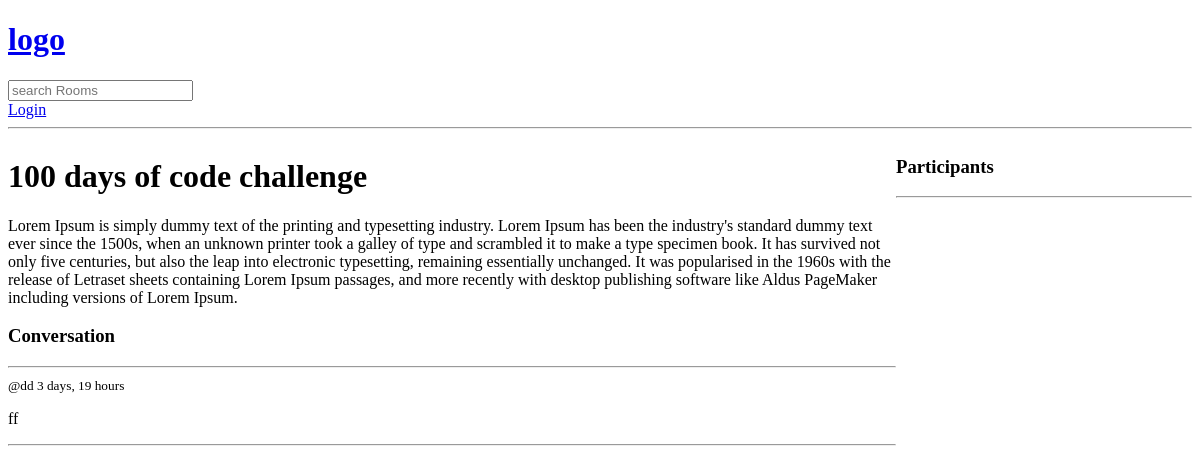
/room/2/, run on an earlier commit of the app's database.
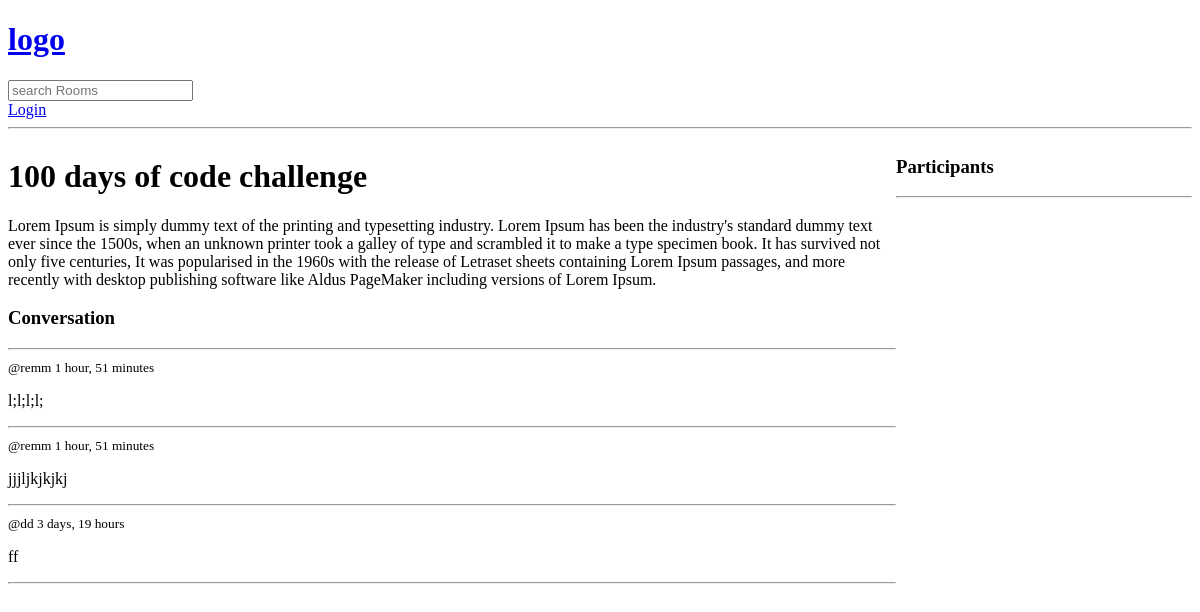
And on a later commit of the database.
### base/models.py (models this page shows, shortened)
class Room(models.Model):
    host=models.ForeignKey(User, on_delete=models.SET_NULL, null=True)
    topic=models.ForeignKey(Topic, on_delete=models.SET_NULL, null=True)
    name = models.CharField(max_length=200)
    description = models.TextField(null=True,blank=True)#null is allowed
    participants = models.ManyToManyField(User,related_name='participants',blank=True)
    updated = models.DateTimeField(auto_now=True)
    created = models.DateTimeField(auto_now_add=True)#initial time stamp
    class Meta:
        ordering = ['-updated','-created']

class Message(models.Model):
    user = models.ForeignKey(User, on_delete=models.CASCADE)
    room = models.ForeignKey(Room, on_delete=models.CASCADE)
    body = models.TextField()
    updated = models.DateTimeField(auto_now=True)
    created = models.DateTimeField(auto_now_add=True)#initial time stamp
    class Meta:
        ordering = ['-updated','-created']

### base/views.py (the view, shortened to what this page needs)
# urls.py: path('room/<str:pk>/',views.room,name="room"),
def room(request,pk):
    room = Room.objects.get(id=pk)
    room_messages=room.message_set.all()#.order_by('-created')
    participants = room.participants.all()
    context = {'room': room,'room_messages':room_messages,'participants':participants}
    return render(request,'base/room.html',context)

### base/templates/base/room.html (shortened to what this page needs)
{% extends 'main.html' %}
{% block content %}
<div class="room-container">
    <div>
        <h1>{{room.name}}</h1>
        <p>{{room.description}}</p>
        <div class="comment-wrapper">
            <h3>Conversation</h3>
            <hr>
            {% for message in room_messages %}
            <div>
                <small>@{{message.user}} {{message.created|timesince}} </small>
                <p>{{message.body}}</p>
                <hr>
            </div>
            {% endfor %}
        </div>
    </div>
    <div>
        <h3>Participants</h3>
        <hr>
    </div>
</div>
{% endblock %}

What changed in the data, as far as the page shows it:
changed Room: description "…not only five centuries, but also the leap into electronic typesetting, remaining essentially unchanged. It was popularised in…" → "…not only five centuries, It was popularised in…"
added Message: user "remm", created "1 hour, 51 minutes", body "l;l;l;l;"
added Message: user "remm", created "1 hour, 51 minutes", body "jjjljkjkjkj"
